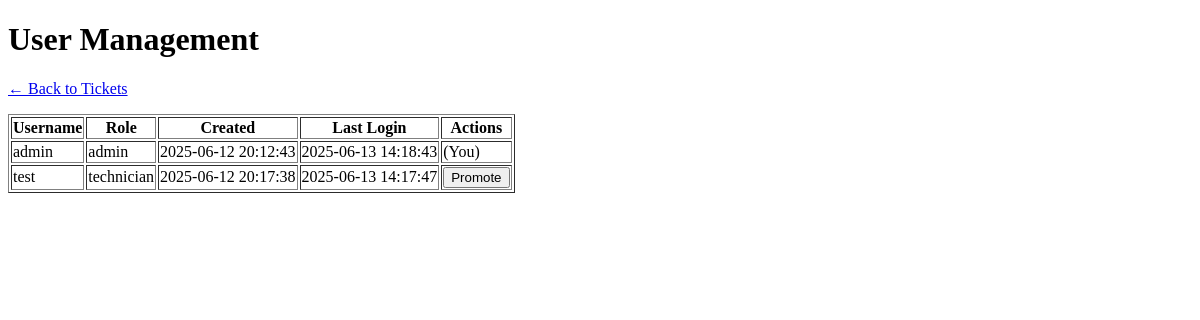
The page /users (signed in) on the database as committed earlier.
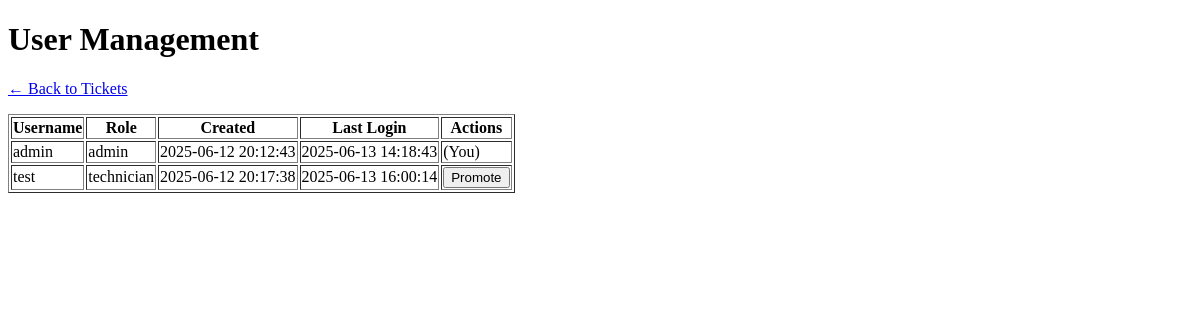
The same page on the database as committed later.
### tables this page shows
CREATE TABLE users (
        id INTEGER PRIMARY KEY AUTOINCREMENT,
        username TEXT UNIQUE NOT NULL,
        password TEXT NOT NULL,
        role TEXT NOT NULL DEFAULT 'technician',
        created_at TIMESTAMP DEFAULT CURRENT_TIMESTAMP,
        last_login TIMESTAMP
    , display_name TEXT);

### app.py (the view)
@app.route('/users')
@login_required
def manage_users():
    if g.role != 'admin':
        return "⛔ Access denied. Admins only.", 403
    conn = get_db()
    users = conn.execute("SELECT id, username, role, created_at, last_login FROM users ORDER BY username").fetchall()
    conn.close()
    return render_template("manage_users.html", users=users)

### app.py (called while the page is built)
def get_db():
    conn = sqlite3.connect(DB)
    conn.row_factory = sqlite3.Row
    return conn

@app.before_request
def load_user():
    g.user = session.get('user')
    g.role = session.get('role')

def login_required(f):
    from functools import wraps
    @wraps(f)
    def decorated_function(*args, **kwargs):
        if not g.user:
            return redirect(url_for('login'))
        return f(*args, **kwargs)
    return decorated_function

### templates/manage_users.html (shortened to what this page needs)
<!doctype html>
<html>
<head><title>User Management</title></head>
<body>
    <h1>User Management</h1>
    <p><a href="{{ url_for('index') }}">← Back to Tickets</a></p>
<table border="1">
    <tr><th>Username</th><th>Role</th><th>Created</th><th>Last Login</th><th>Actions</th></tr>
    {% for user in users %}
    <tr>
        <td>{{ user.username }}</td>
        <td>{{ user.role }}</td>
        <td>{{ user.created_at or "N/A" }}</td>
        <td>{{ user.last_login or "Never" }}</td>
        <td>
            {% if user.username != g.user %}
            <form action="{{ url_for('change_role', user_id=user.id) }}" method="post" style="display:inline;">
                {% if user.role == 'admin' %}
                    <input type="hidden" name="role" value="technician">
                    <button type="submit">Demote</button>
                {% else %}
                    <button type="submit">Promote</button>
                {% endif %}
            </form>
            {% else %}
                (You)
            {% endif %}
        </td>
    </tr>
    {% endfor %}
</table>
</body>
</html>

Rows that differ between the two databases and show on the page:
changed users "test": last_login "2025-06-13 14:17:47" → "2025-06-13 16:00:14"
